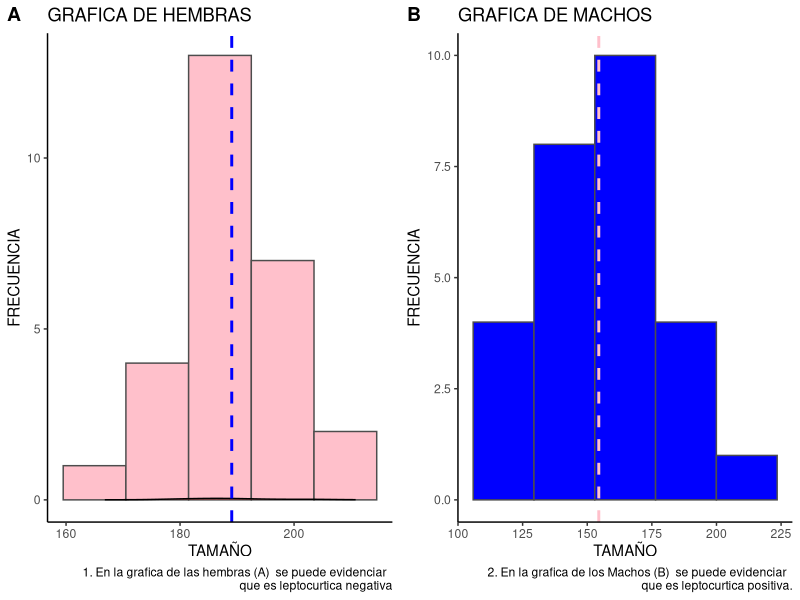
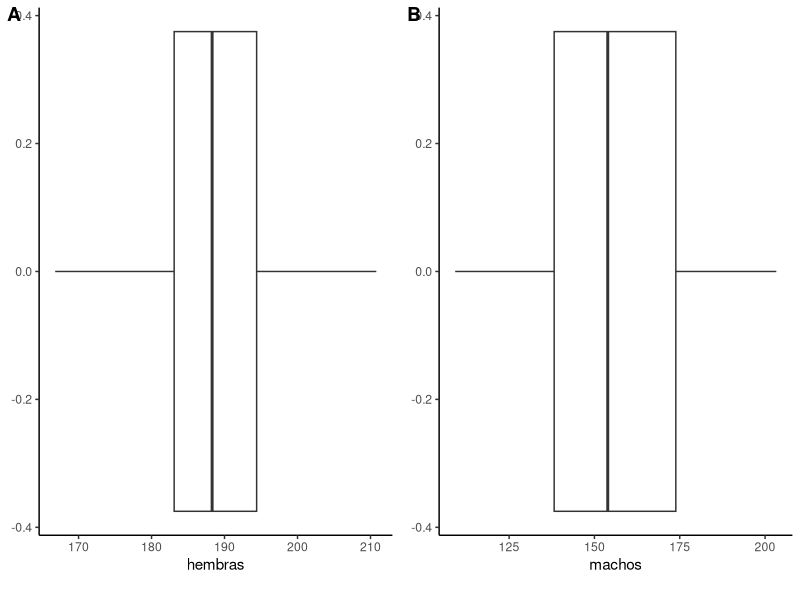
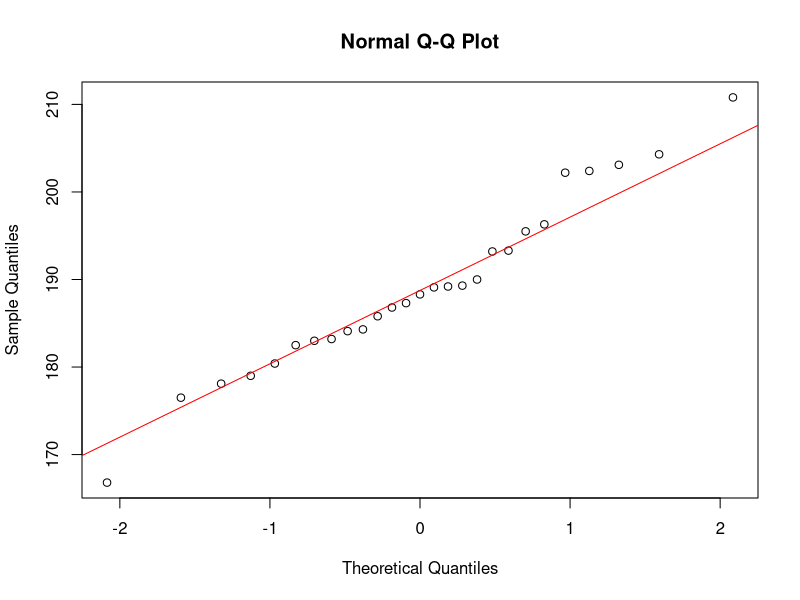
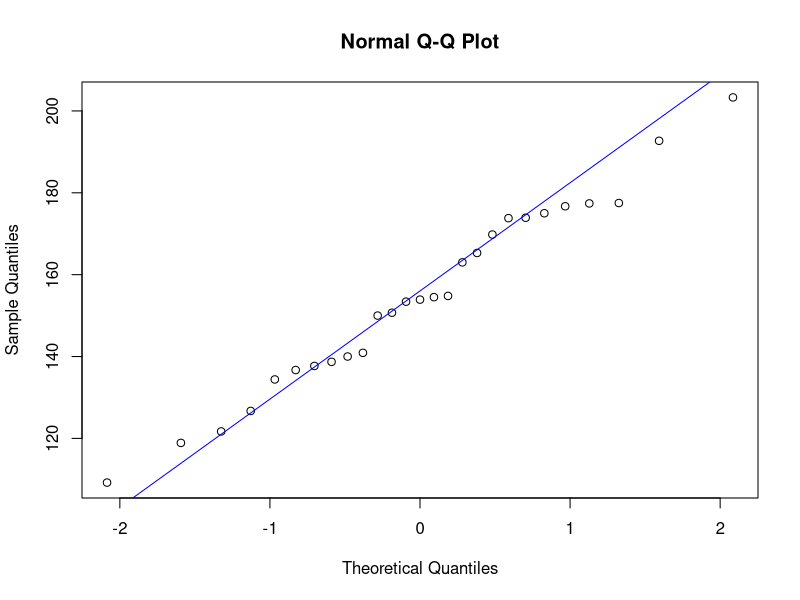
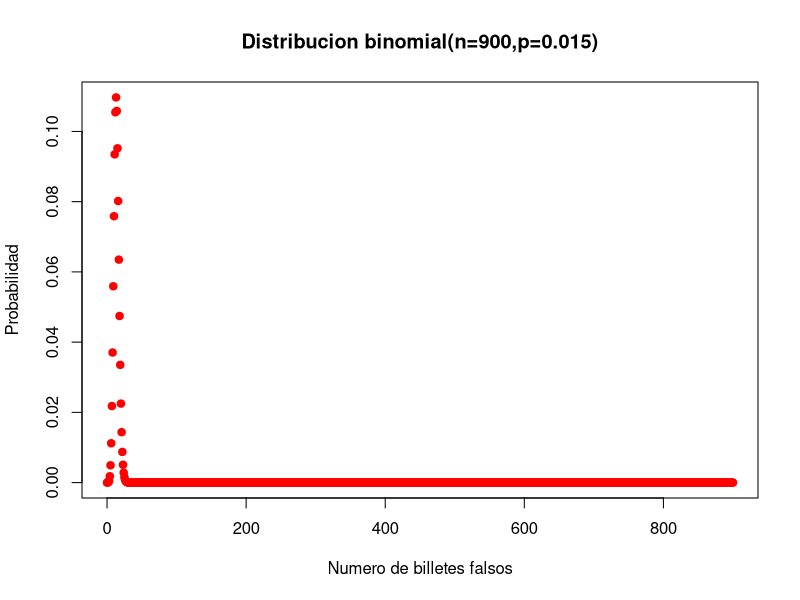
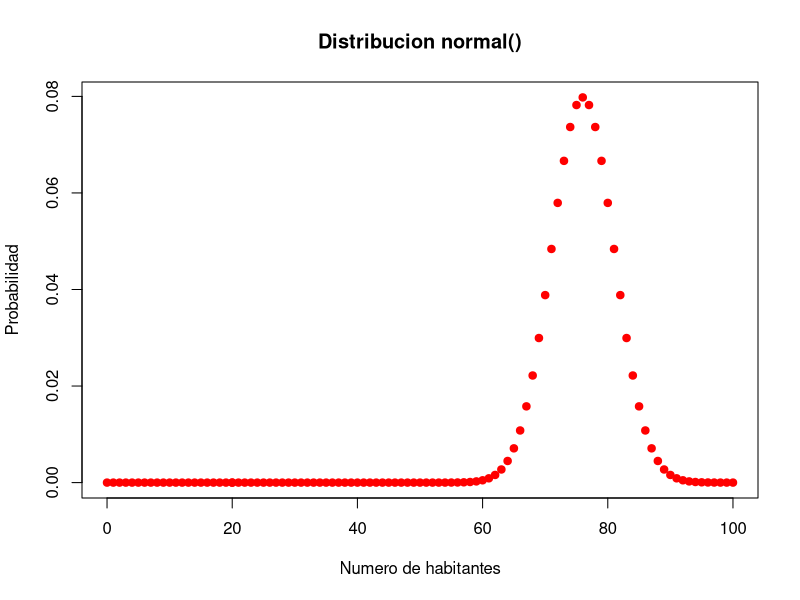
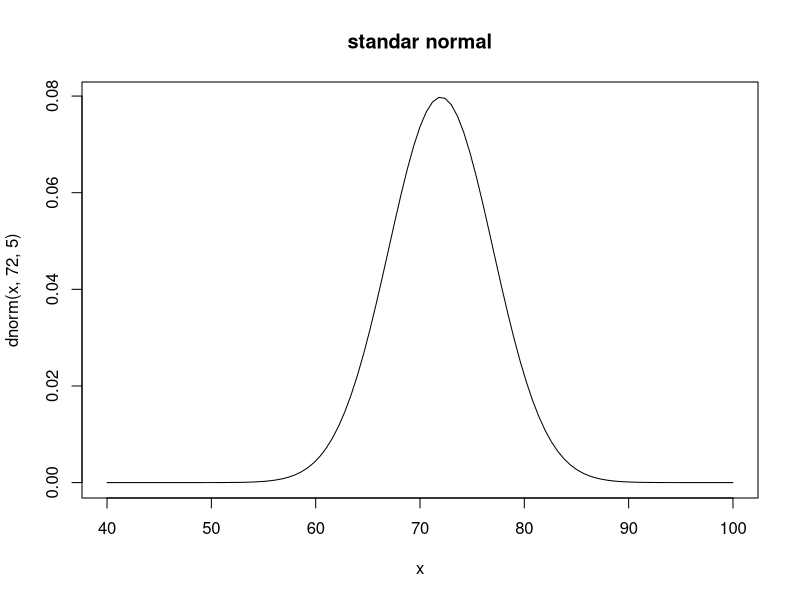

Write the R code that produced these figures, in order.
## ---- chunk 1



library(cowplot)
library(ggplot2)

# Se crean los veectores con sus respectivos tamaños.
hembras<-c(183.2,184.1,183.0,204.3,176.5,179.0,188.3,186.8,202.2,
           182.5,190.0,178.1,193.2,180.4,184.3,189.2,189.1,203.1,
           166.8,196.3,193.3,187.3,185.8,189.3,195.5,202.4,210.8)


machos<-c(140.9,121.7,173.8,154.5,109.2,150.7,203.3,163.0,137.7,
          173.9,177.4,154.8,177.5,153.4,138.7,136.7,165.3,126.7,
          118.9,140.0,192.7,134.4,175.0,169.8,153.9,176.7,150.0)



# se crea una matriz tanto con las hembras y los machos, se le da la propiedad de frame a la 
# matriz, para poder processarla con ggplot.
 



langostinos<- matrix(c(hembras, machos), nrow=27,ncol=2)
colnames(langostinos)<-c('hembras','machos')
langostinos=data.frame(value = langostinos)


# se grafican los dos histogramas.

 

grafico1<-ggplot(data=langostinos, aes (x = hembras))+
  geom_histogram(bins =5,col= "gray30", fill="pink")+
  geom_density(alpha=.2, fill="red")+
  theme_classic()+
  geom_vline ( aes (xintercept= mean(hembras) ), color="blue",linetype="dashed", size=1)+
  labs(title = "GRAFICA DE HEMBRAS", x = "TAMAÑO", y="FRECUENCIA",caption = "1. En la grafica de las hembras (A)  se puede evidenciar  \n que es leptocurtica negativa")

grafico2<-ggplot(data=langostinos, aes (x = machos))+
  geom_histogram(bins =5, col= "gray30", fill="blue")+
  theme_classic()+
    geom_vline ( aes (xintercept= mean(machos) ), color="pink",linetype="dashed", size=1)+
  labs(title = "GRAFICA DE MACHOS", x = "TAMAÑO", y="FRECUENCIA",caption = "2. En la grafica de los Machos (B)  se puede evidenciar  \n que es leptocurtica positiva.")

plot_grid(grafico1,grafico2, labels = "AUTO")


## ---- chunk 2
mean(hembras)
mean(machos)
sd(hembras)
sd(machos)
## ---- chunk 3
#t.test(machos, hembras,
     #  paired=FALSE, var.equal=FALSE,
     #  conf.level = 0.97)$conf.int

t.test(hembras, conf.level=0.97)$conf.int

t.test(machos, conf.level=0.97)$conf.int

## ---- chunk 4

#graficas de los boxplot.

plotH<-ggplot(data=langostinos, aes (x = hembras))+
  geom_boxplot()+
  theme_classic()+
  labs( caption = " ")
  


plotM<-ggplot(data=langostinos, aes (x = machos))+
  geom_boxplot()+
  theme_classic()+
  labs( caption = " ")

plot_grid(plotH,plotM, labels = "AUTO")

## ---- chunk 5


ks.test(hembras,0.5,alternative = "two.side")
qqnorm(hembras)
qqline(hembras,col="red")

#ks.test(hembras,"pnorm",mean(hembras),sd(hembras))

## ---- chunk 6
ks.test(machos,0.5)
qqnorm(machos)
qqline(machos,col="blue")
## ---- chunk 7
#a.  lo sumo 25 billetes sean falsos
#p(x<=25) = p(x<26)
pbinom(25,900,0.015)

## ---- chunk 8
#b. la cantidad de billetes falsos entre 20 y 30
#p(20<x30)
pbinom(30,900,0.015)-pbinom(20,900,0.015)
## ---- chunk 9
#c. Mas de 10 sean falsos
#p(x>10) = 1-P(x<=11)
1-pbinom(11,900,0.015)
## ---- chunk 10

#x<-c(0:900)
#y<-dbinom(x,900,0.015)
#plot(x,y)

plot (0:900,dbinom(0:900,900,0.015),main ="Distribucion binomial(n=900,p=0.015)",
      xlab = "Numero de billetes falsos" , ylab= "Probabilidad",col="red", pch=19)
## ---- chunk 11


#p(x>92) = 1-p(x<=92)
1-pnorm(92,76,5)

## ---- chunk 12
#p(x<55)  
pnorm(55,76,5)
# p(x>75) = 1-p(x<=75)
1-pnorm(75,76,5)

pnorm(55,76,5)+1-pnorm(75,76,5)
## ---- chunk 13
x<-c(0:100,20)
y<-dnorm(x,76,5)
plot(x,y,main ="Distribucion normal()",xlab="Numero de habitantes", ylab="Probabilidad", col="red", pch=19)




#p(x<55)= p(x<=54)
med55a<-dnorm(54,76,5)

#p(x>75)= 1-p(x<=75)
dx<- 1-dnorm(75,76,5)

curve (dnorm(x,72,5), xlim = c(40,100),main='standar normal')
#polygon(c(dx$x[dx$x >= 0], 0), c(dx$y[dx$x >= 80], 80),
 #       col = rgb(1, 0, 0, alpha = 0.5), border = "red", main = "")



#lot (0:4,dbinom(0:4,4,1/3),main ="Distribucion binomial(n=4,p=1/3)",
# xlab = "Numero de exitos,Numero de jueces" , ylab= "Probabilidad",col="red", pch=15)
